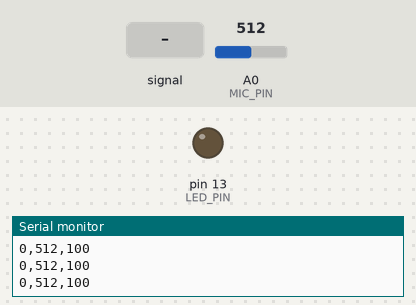
Bench run of a sketch on a simulated Arduino Uno, built with avr-gcc and run on an emulated ATmega328P. Parts: output pins drawn as LEDs (lit = HIGH), the last lines printed to the serial monitor. The test bench sets the inputs (shaded band); at power-on: A0 (MIC_PIN) = 512.

Above: at 1.2 s.
1.3 s: A0 (MIC_PIN) fed a 2 Hz sine of ±306 counts around its level
At 2.07 s:
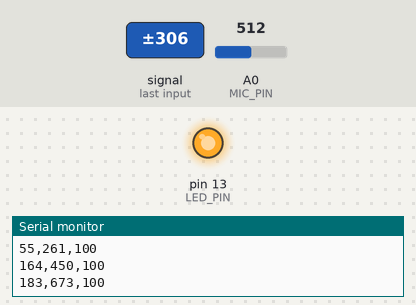
4.3 s: A0 (MIC_PIN) set to 716
At 5.1 s:
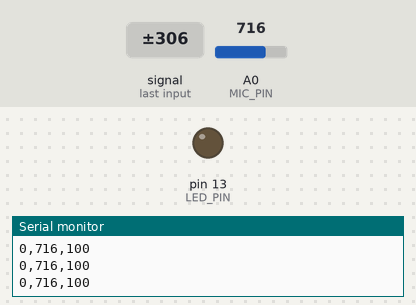
Timing chart, 0 to 7.3 s (numbered marks = the images above; inputs shaded):
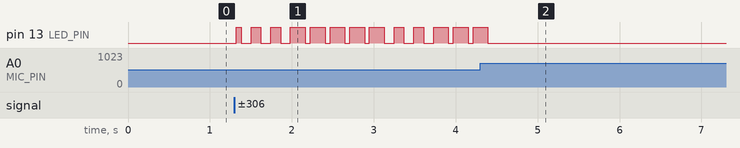

The sketch:

arduino_mikrofon_max9814.ino
```cpp
// ==================================================
// ARDUINO + MAX9814 - DETEKCJA DŹWIĘKU
// Mikrofon elektretowy z Auto Gain Control (AGC)
// ==================================================

// MAX9814 ma 3 piny:
// VDD → 5V (lub 3.3V)
// GND → GND
// OUT → A0 (wyjście analogowe)

const int MIC_PIN = A0;
const int LED_PIN = 13;  // Wbudowana LED

// Zmienne do analizy dźwięku
int sampleWindow = 50;   // Okno próbkowania w ms (50ms = 20 Hz)
unsigned int sample;

// Threshold - próg wykrywania dźwięku
int threshold = 100;     // Dostosuj do swojego mikrofonu (50-200)

void setup() {
  Serial.begin(9600);
  pinMode(LED_PIN, OUTPUT);

  Serial.println("=== MAX9814 Sound Detector ===");
  Serial.println("Wysyłam: głośność,peak,threshold");
}

void loop() {
  // ============ POMIAR GŁOŚNOŚCI ============
  unsigned long startMillis = millis();
  unsigned int peakToPeak = 0;   // Rozpiętość peak-to-peak

  unsigned int signalMax = 0;
  unsigned int signalMin = 1024;

  // Zbieraj dane przez 50ms
  while (millis() - startMillis < sampleWindow) {
    sample = analogRead(MIC_PIN);

    // Znajdź max i min
    if (sample > signalMax) {
      signalMax = sample;
    }
    if (sample < signalMin) {
      signalMin = sample;
    }
  }

  // Oblicz peak-to-peak amplitude
  peakToPeak = signalMax - signalMin;

  // ============ WYKRYJ GŁOŚNE DŹWIĘKI ============
  if (peakToPeak > threshold) {
    digitalWrite(LED_PIN, HIGH);  // Zapal LED
  } else {
    digitalWrite(LED_PIN, LOW);   // Zgaś LED
  }

  // ============ WYŚLIJ DANE ============
  // Format CSV: głośność,peak,threshold
  Serial.print(peakToPeak);
  Serial.print(",");
  Serial.print(signalMax);
  Serial.print(",");
  Serial.println(threshold);

  delay(10);
}

// ==================================================
// JAK TO DZIAŁA?
// ==================================================
/*

MAX9814:
- Mikrofon elektretowy z wbudowanym wzmacniaczem
- Auto Gain Control (AGC) - automatyczna regulacja wzmocnienia
- Wyjście analogowe 0-5V (środek ~2.5V = cisza)

POMIAR:
1. Przez 50ms zbieramy próbki
2. Znajdujemy MAX i MIN wartość
3. Peak-to-Peak = MAX - MIN = "głośność"
4. Porównujemy z progiem (threshold)

WARTOŚCI:
- Cisza: ~0-50
- Normalna mowa: 50-150
- Głośna muzyka: 150-300
- Krzyk/klaskanie: 300-500

KALIBRACJA:
Otwórz Serial Monitor i zobacz wartości:
- W ciszy - zapisz wartość
- Przy dźwięku - zapisz wartość
- Threshold = gdzieś pośrodku

*/

// ==================================================
// ROZBUDOWA - DODATKOWE FUNKCJE
// ==================================================

/*

// ============ WERSJA Z MAPOWANIEM 0-100 ============
void loop() {
  // ... pomiar jak wyżej ...

  // Zmapuj 0-500 na 0-100
  int volume = map(peakToPeak, 0, 500, 0, 100);
  volume = constrain(volume, 0, 100);  // Ogranicz

  Serial.println(volume);
  delay(10);
}


// ============ WERSJA Z WYGŁADZANIEM ============
const int numReadings = 10;
int readings[numReadings];
int readIndex = 0;
int total = 0;
int average = 0;

void setup() {
  Serial.begin(9600);
  // Inicjalizuj tablicę
  for (int i = 0; i < numReadings; i++) {
    readings[i] = 0;
  }
}

void loop() {
  // ... pomiar jak wyżej ...

  // Odejmij starą wartość
  total = total - readings[readIndex];
  // Dodaj nową
  readings[readIndex] = peakToPeak;
  total = total + readings[readIndex];

  // Przesuń indeks
  readIndex = readIndex + 1;
  if (readIndex >= numReadings) {
    readIndex = 0;
  }

  // Oblicz średnią
  average = total / numReadings;

  Serial.println(average);
  delay(10);
}


// ============ BEAT DETECTION (prosty) ============
int lastVolume = 0;
unsigned long lastBeat = 0;
int beatThreshold = 150;  // Próg wykrycia beatu
int beatCooldown = 300;   // Min 300ms między beatami

void loop() {
  // ... pomiar jak wyżej ...

  // Wykryj nagły wzrost głośności
  int volumeChange = peakToPeak - lastVolume;
  unsigned long now = millis();

  if (volumeChange > beatThreshold &&
      now - lastBeat > beatCooldown) {

    // BEAT WYKRYTY!
    Serial.println("BEAT!");
    lastBeat = now;

    // Możesz wysłać specjalny sygnał do Processing
    // Serial.println("B");  // "B" = beat
  }

  lastVolume = peakToPeak;
  delay(10);
}


// ============ FREQUENCY DETECTION (wymaga FFT) ============
// To wymaga biblioteki FFT - bardziej zaawansowane!
// Można użyć biblioteki: arduinoFFT
// Pozwala wykrywać dominującą częstotliwość (nuta, ton)

*/
```

Measured:
- after the input at 1.3 s, pin 13 (LED_PIN): LOW → HIGH at once, then moves between LOW and HIGH, repeating every 0.72 s
- after the input at 4.3 s, pin 13 (LED_PIN): goes on until 4.4 s, then stays LOW
